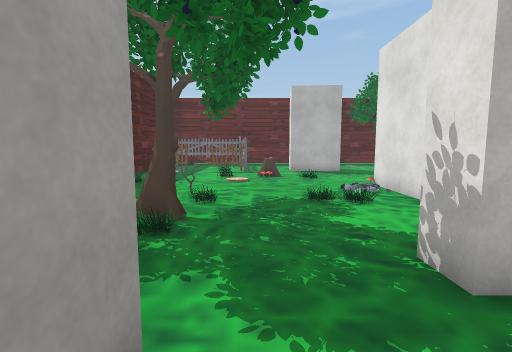
view 1 (above)

17 first-person views from a walk through a scene from a Unity 3-D project. The camera is 1.5 m above the floor, tilts 6° down and sees 85° across. The floor is counted in squares, 1 m on a side. Each view is taken from the middle of a square. On the plan, view 1 faces up. The plan holds only what a view shows up to about 14 squares ahead; the rest is blank. The place goes on beyond the plan. The player character is not drawn. Some surface patterns are stand-ins.

view 2
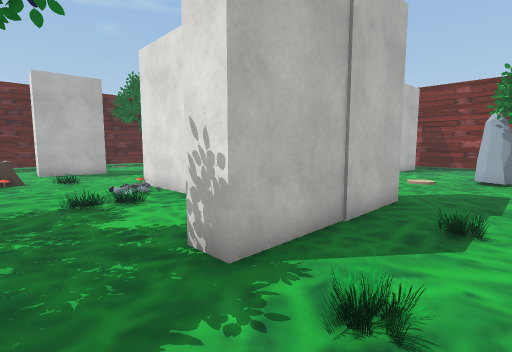

view 3
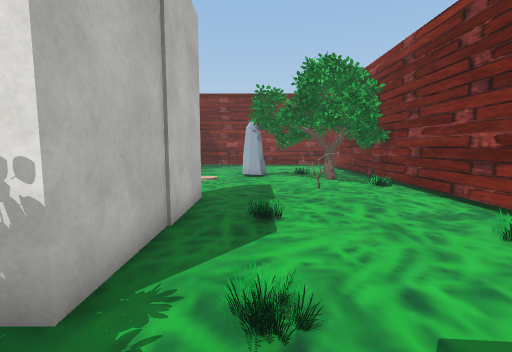

view 4
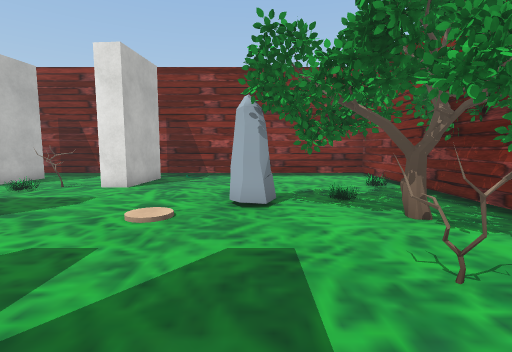

view 5
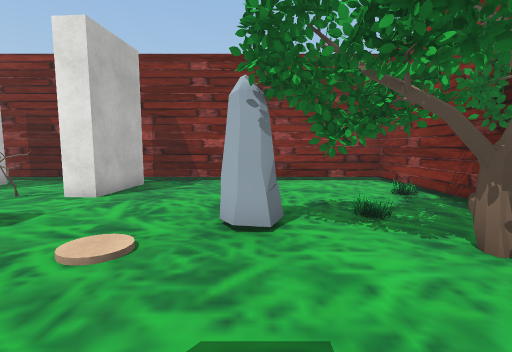

view 6
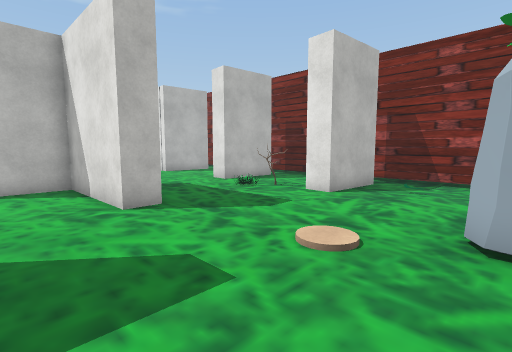

view 7
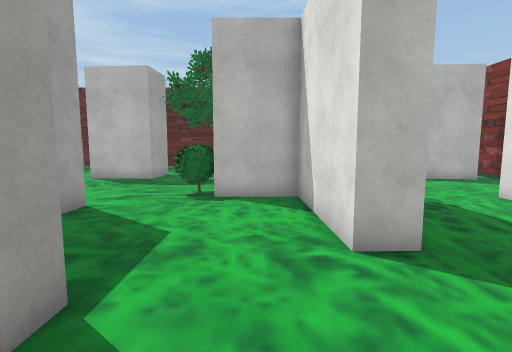

view 8
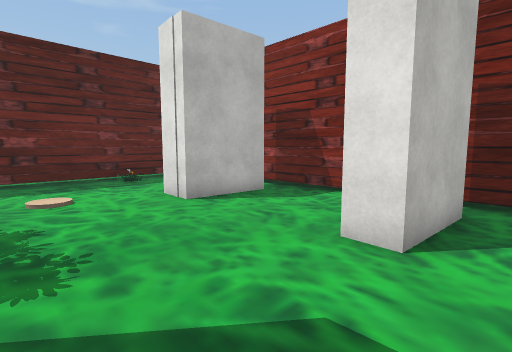

view 9
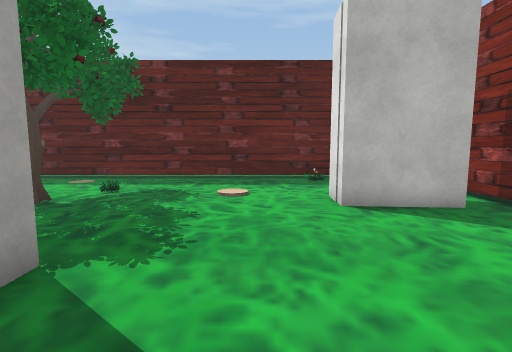

view 10
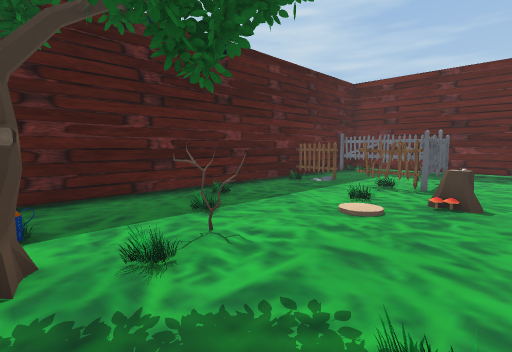

view 11
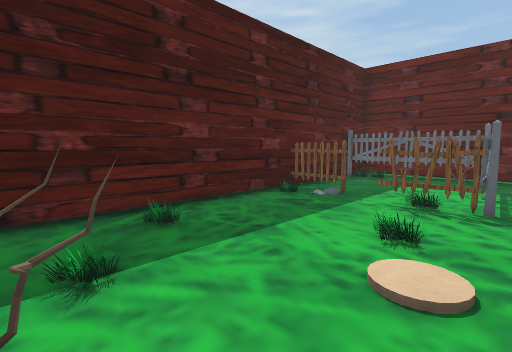

view 12
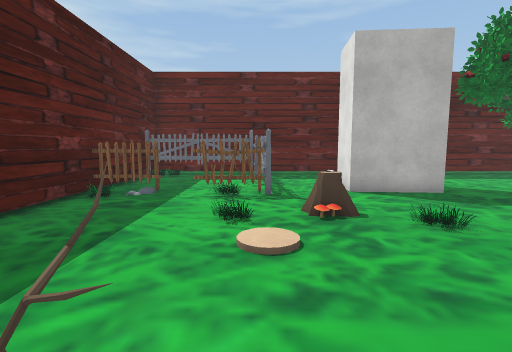

view 13
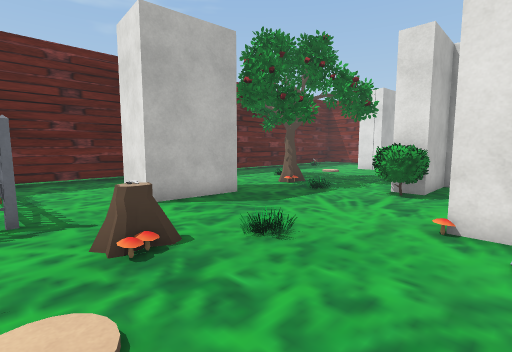

view 14
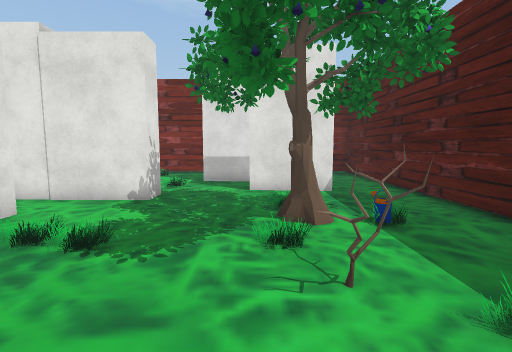

view 15
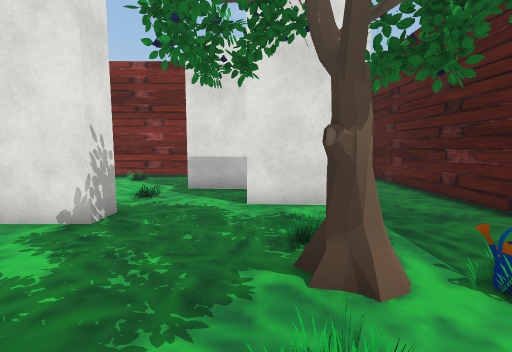

view 16
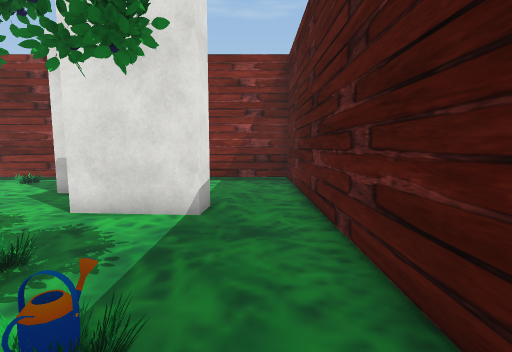

view 17
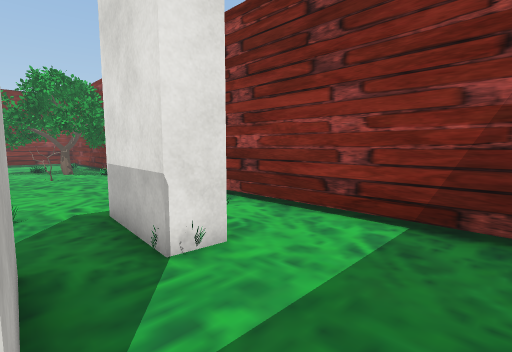

### Floor plan
Key: @ floor where view 1 was taken; # wall or solid block; . main floor; : floor 0.25 m higher than the main floor; = window, fence, low wall or low ledge; O other object.
Columns run from 7 left of view 1 to 22 right of it. Each row starts with its distance up from view 1.
 23   ##########################
 22  OOOOOO....  ..............
 21  #OOOOO...    ............
 20  #...OO...    ............
 19  #...OO..#   ....O.......    #
 18  #....O..## #... .......#   .#
 17  OOOOOO...###..OO.......####.#
 16 #O...O.......................#
 15 #.......O......O.............#
 14 #.....OOO......O.............#
 13 #.........O...OO=# #.......  #
 12 #..............OO## .....#   #
 11 #.O.........##....#  ....###.#
 10 #...........##....# .........#
  9 #...OO....:.# ....##....O....
  8 #....O...O..# .....#....O..
  7 #.........O.#  ...........
  6 #..O.O......#  #.........###.#
  5 #....O.......   .............#
  4 #.........###.  ..........O..#
  3 #.........######.............#
  2 #..####...............O..... #
  1 #..####..O...O.......OO      #
  0 #......@.............O.......#
 -1 #.....###.......OO..OOO......#
 -2 #.....#  ........O..OO.......#
 -3 #....... ..O......OOO........#
 -4 #.................OO..=..O...#
 -5 ##############################

Positions as (right, up) in squares from view 1, and headings:
1: (0, 0), facing up
2: (0, 0), facing up-right
3: (0, 1), facing right
4: (7, 1), facing right
5: (9, 1), facing right
6: (9, 1), facing up-right
7: (10, 4), facing up
8: (13, 10), facing up-right
9: (15, 10), facing up
10: (2, 6), facing up-left
11: (0, 9), facing up-left
12: (-1, 8), facing up
13: (-1, 10), facing up-right
14: (-1, 12), facing down
15: (-1, 9), facing down
16: (-5, 8), facing down
17: (-5, 1), facing down-right
